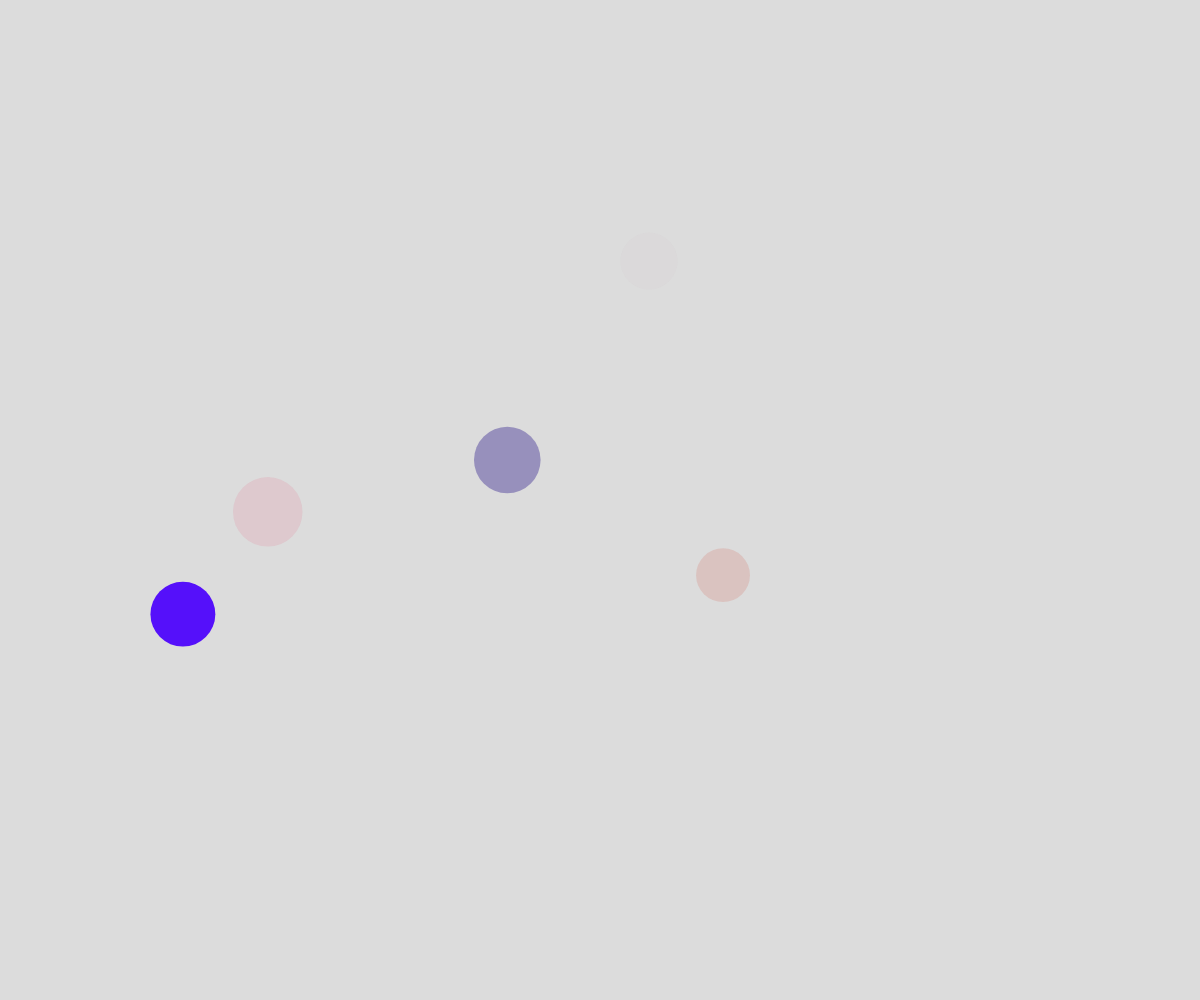
Frame 1 (no input)
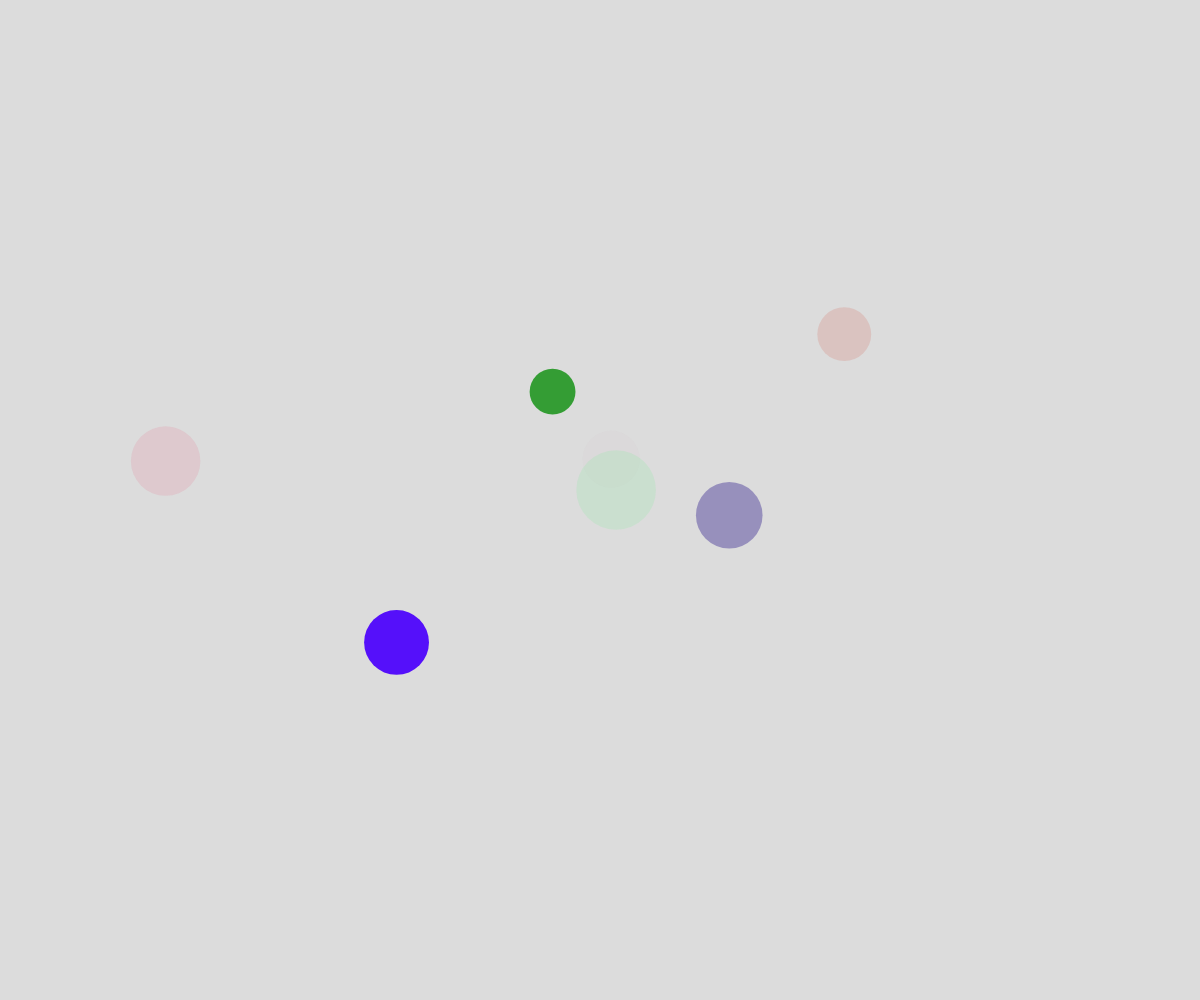
Frame 60 (no input)
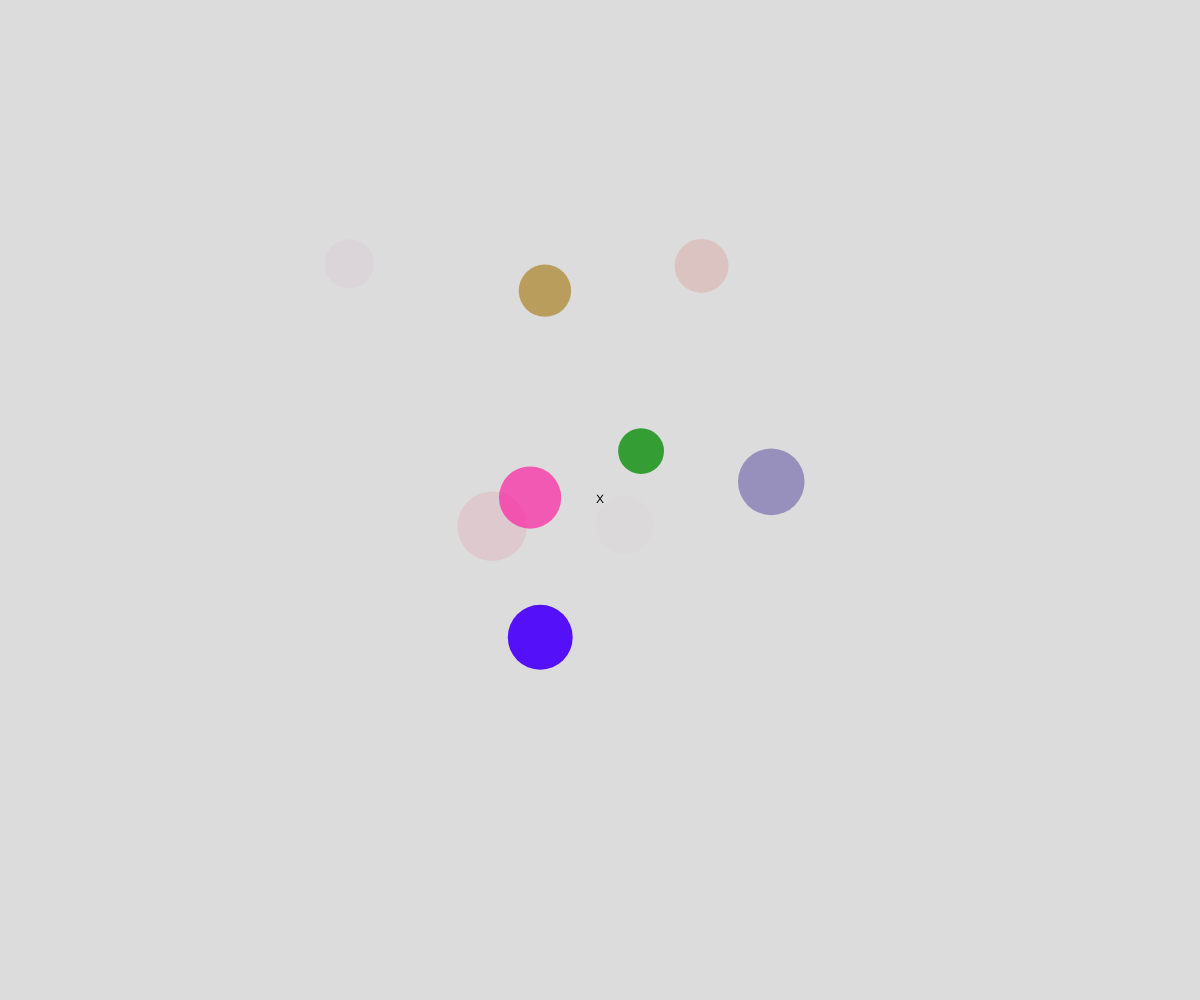
Frame 120 (the mouse pressed at the canvas centre since frame 60)

The p5.js sketch that drew these frames (run headless with seeded random() and noise() and a simulated clock; from frame 60 on, the mouse is pressed at the canvas centre):

// p5.js sketch
// ── sketch.js
// bubble object natation demo
// showing how to delete objects from the array

let theBubbles = [];
let deathLocations = [];

function setup() {
  createCanvas(windowWidth, windowHeight);

  for(let i = 0; i < 5; i++) {
    spawnBubble();
  }

  window.setInterval(spawnBubble, 500);
}

function draw() {
  background(220);
  // randomBubbles();
  noiseBubble();
  displayBubbles();
  displayGraves();
}

function displayGraves() {
  for (let grave of deathLocations) {
    textAlign(CENTER, CENTER);
    fill("black");
    text("X", grave.x, grave.y);
  }
}

function mousePressed() {
  for ( let bubble of theBubbles) {
    if (clickedOnBubble(mouseX, mouseY, bubble)) {
      let theIndex = theBubbles.indexOf(bubble);
      theBubbles.splice(theIndex, 1);
      undertaker(mouseX, mouseY);
    }
  }
}

function undertaker(theX, theY) {
  let grave = {
    x: theX,
    y: theY,
  };
  deathLocations.push(grave);
}

function clickedOnBubble(x, y, theBubble) {
  let distanceAway = dist(x, y, theBubble.x, theBubble.y);
  return distanceAway < theBubble.radius;
}

function noiseBubble() {
  for (bubble of theBubbles) {
    bubble.x = noise(bubble.timeX) * width;
    bubble.y = noise(bubble.timeY) * height;
    bubble.timeX += bubble.deltaTime;
    bubble.timeY += bubble.deltaTime;
  }
}

function randomBubbles() {
  for (let bubble of theBubbles) {
    let choice = random(100);
    if (choice<50) {
      bubble.y-=bubble.speed;
    }
    else if (choice < 60) {
      bubble.y+=bubble.speed;
    }
    else if (choice < 70) {
      bubble.x+=bubble.speed;
    }
    else {
      bubble.x-=bubble.speed;
    }
  }
}

function displayBubbles() {
  for (let bubble of theBubbles) {
    noStroke();
    fill(bubble.r, bubble.g, bubble.b, bubble.alpha);
    circle(bubble.x, bubble.y, bubble.radius * 2);
  }
}

function spawnBubble() {
  let someBubble = {
    x: random(0, width),
    y: height + random(0, 50),
    speed: random(2, 5),
    radius: random(20, 40),
    r: random(255),
    g: random(255),
    b: random(255),
    alpha: random(255),
    timeX: random(10000000000),
    timeY: random(10000000000),
    deltaTime: 0.005,
  };
  theBubbles.push(someBubble);
}
